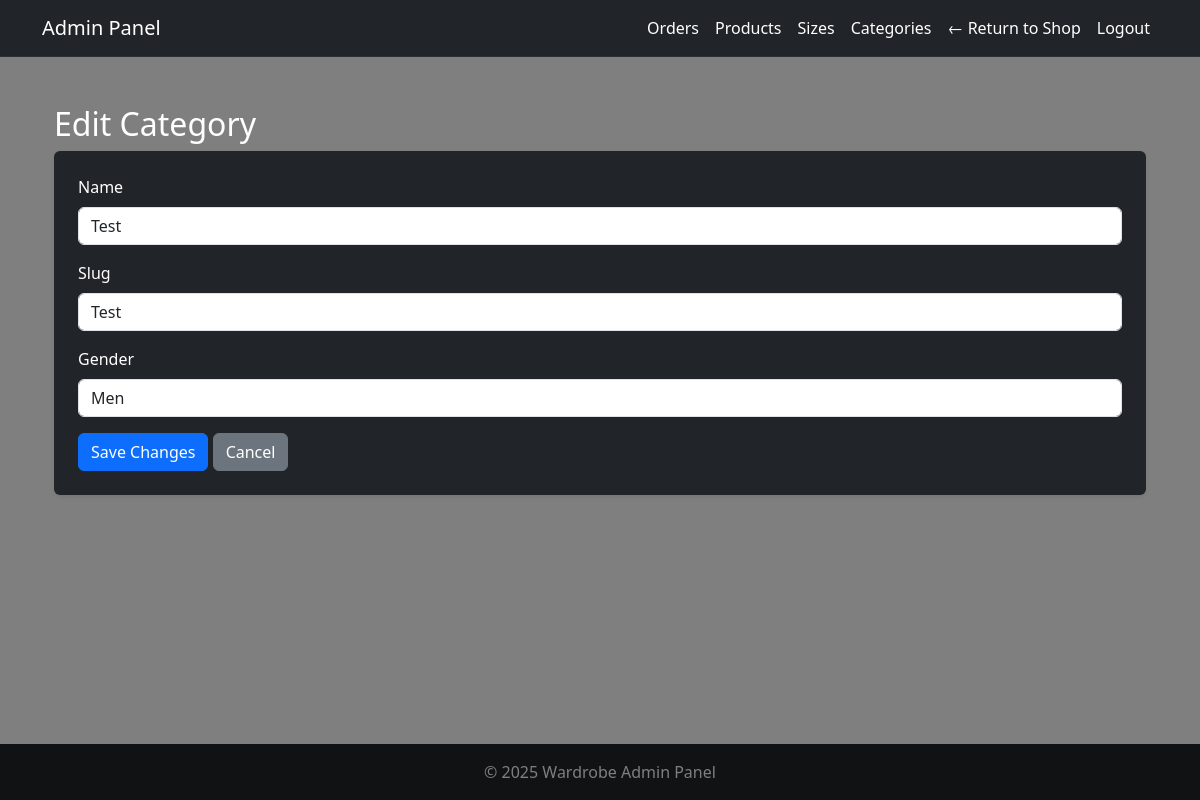
/adminpanel/categories/16/edit/ (signed in), run on the app's committed database.
### products/models.py (models this page shows, shortened)
class Category(models.Model):
    name = models.CharField(max_length=100)
    gender = models.CharField(
        max_length=10,
        choices=[('men', 'Men'), ('women', 'Women')],
        default='men'
    )
    slug = models.SlugField(unique=True)
    class Meta:
        verbose_name_plural = 'Categories'

### adminpanel/views.py (the view, shortened to what this page needs)
# urls.py: path('categories/<int:category_id>/edit/', views.admin_edit_category, name='admin_edit_category'),
@login_required
@user_passes_test(admin_required)
def admin_edit_category(request, category_id):
    category = get_object_or_404(Category, id=category_id)
    return render(request, 'adminpanel/edit_category.html', {'category': category})

### adminpanel/views.py (called while the page is built)
def admin_required(user):
    return user.is_staff or user.is_superuser

### cart/cart.py (called while the page is built)
    def _load_cart_data(self):
        cart = self.session.get(settings.CART_SESSION_ID, {})
        return cart if isinstance(cart, dict) else {}

    def __len__(self):
        return sum(item.get('quantity', 0) for item in self.cart.values())

### cart/context_processors.py (called while the page is built)
def cart_context(request):
    cart = Cart(request)
    return {
        'cart': cart,
        'cart_item_count': len(cart),
    }

### wardrobeapp/context_processors.py (called while the page is built)
def stripe_public_key(request):
    return {
        'STRIPE_PUBLIC_KEY': settings.STRIPE_PUBLIC_KEY
    }

### adminpanel/templates/adminpanel/edit_category.html (shortened to what this page needs)
{% extends 'adminpanel/base.html' %}
{% block content %}
<div class="container mt-4">
  <h2>Edit Category</h2>
  <form method="post" class="bg-dark p-4 rounded shadow-sm">
    <div class="mb-3">
      <label class="form-label">Name</label>
      <input type="text" name="name" class="form-control" value="{{ category.name }}" required>
    </div>
    <div class="mb-3">
      <label class="form-label">Slug</label>
      <input type="text" name="slug" class="form-control" value="{{ category.slug }}" required>
    </div>
    <div class="mb-3">
      <label class="form-label">Gender</label>
      <select name="gender" class="form-control">
        <option value="men" {% if category.gender == 'men' %}selected{% endif %}>Men</option>
      </select>
    </div>
    <button type="submit" class="btn btn-primary">Save Changes</button>
    <a href="{% url 'adminpanel:admin_category_list' %}" class="btn btn-secondary">Cancel</a>
  </form>
</div>
{% endblock %}

### wardrobeapp/static/css/style.css (style rules this page uses)
html, body { margin: 0; padding: 0; height: 100%; width: 100%; font-family: 'Segoe UI', 'Roboto', 'Helvetica Neue', Arial, sans-serif; color: #fff; background: url('https://images.unsplash.com/photo-1489987707025-afc232f7ea0f?q=80&w=1170&auto=format&fit=crop&ixlib=rb-4.1.0') no-repeat center center fixed; background-size: cover; overflow-x: hidden; }
body::before { content: ''; position: fixed; inset: 0; background: rgba(0, 0, 0, 0.5); z-index: 0; }
main, .container, .card, form, section, .row { position: relative; z-index: 1; }

### data on the page
Category: name "Test", slug "Test", gender "Men"
